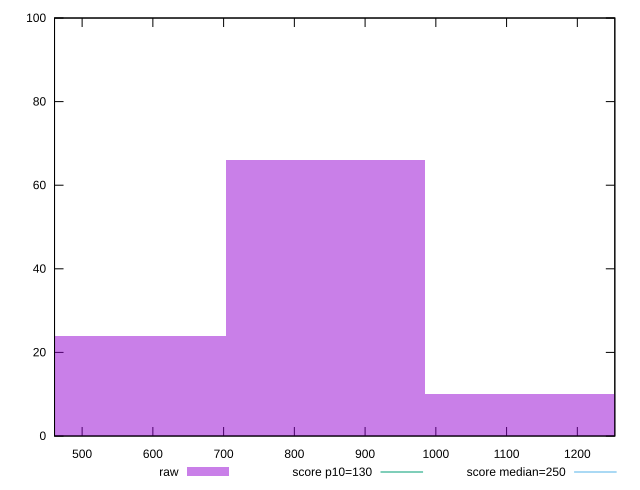

Generate this figure with gnuplot:
reset

$raw <<EOF
843.5436510184163 66
562.3624340122775 24
1124.724868024555 10
EOF

set key outside below
set boxwidth 281.18121700613875
set xrange [461:1253]
set yrange [0:100]
set trange [0:100]
set style fill transparent solid 0.5 noborder

set parametric
set terminal svg size 640, 490 enhanced background rgb 'white'
set output "reports/report_00027_2021-02-24T12-40-31.850Z/max-potential-fid/samples/music/raw/histogram.svg"

plot $raw title "raw" with boxes, \
     130,t title "score p10=130", \
     250,t title "score median=250"

reset
